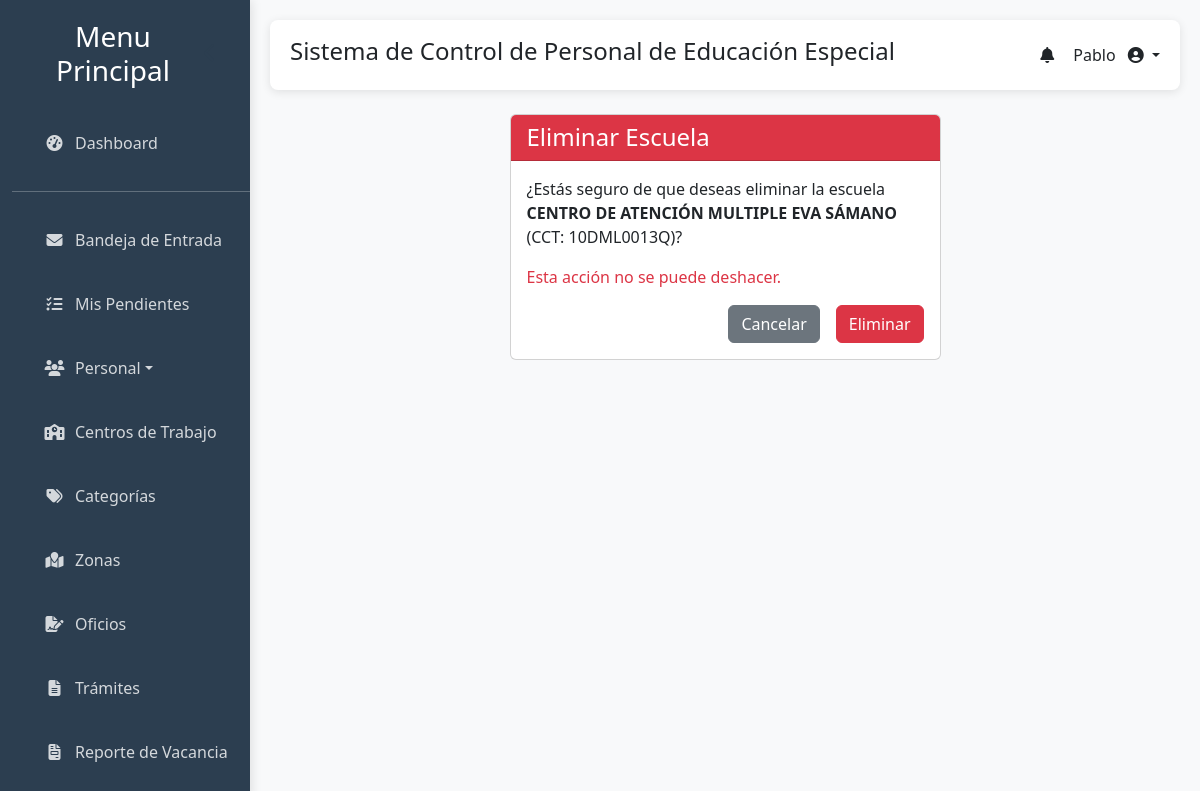
/escuelas/eliminar/2/ (signed in), run on the app's committed database.
### gestion_escolar/models.py (models this page shows, shortened)
class Escuela(models.Model):
    TURNOS = [
        ('MATUTINO', 'Matutino'),
        ('VESPERTINO', 'Vespertino'),
        ('DISCONTINUO', 'Discontinuo'),
    ]
    ZONAS_ECONOMICAS = [
        ('II', 'II'),
        ('III', 'III'),
    ]
    SOSTENIMIENTOS = [
        ('FEDERAL', 'Federal'),
        ('ESTATAL', 'Estatal'),
    ]
    UNIDADES_DEPARTAMENTALES = [
        ('000', '000'),
        ('001', '001'),
        ('002', '002'),
        ('003', '003'),
        ('004', '004'),
        ('005', '005'),
        ('006', '006'),
        ('007', '007'),
        ('008', '008'),
        ('009', '009'),
        ('010', '010'),
        ('011', '011'),
        ('012', '012'),
        ('013', '013'),
    ]
    id_escuela = models.CharField(
        max_length=20,
        unique=True,
        verbose_name="Clave de Centro de Trabajo (CCT)",
        help_text="Formato: 2 dígitos + 3 letras + 4 dígitos + 1 letra (ej: 10DML0013Q)",
        validators=[validate_cct_format]
    )
    nombre_ct = models.CharField(max_length=200, verbose_name="Nombre del Centro de Trabajo")
    zona_esc = models.ForeignKey(Zona, on_delete=models.CASCADE, verbose_name="Zona Escolar")
    turno = models.CharField(max_length=20, choices=TURNOS, verbose_name="Turno")
    domicilio = models.TextField(verbose_name="Domicilio")
    telefono_ct = models.CharField(
        max_length=20,
        verbose_name="Teléfono",
        blank=True,
        help_text="Formato: (000) 000-0000"
    )
    zona_economica = models.CharField(
        max_length=3,
        choices=ZONAS_ECONOMICAS,
        verbose_name="Zona Económica"
    )
    region = models.CharField(max_length=100, verbose_name="Región")
    u_d = models.CharField(
        max_length=3,
        choices=UNIDADES_DEPARTAMENTALES,
        verbose_name="U.D.",
        help_text="Unidad Departamental (001 al 011)"
    )
    sostenimiento = models.CharField(
        max_length=10,
        choices=SOSTENIMIENTOS,
        verbose_name="Sostenimiento"
    )
    fecha_registro = models.DateTimeField(auto_now_add=True, verbose_name="Fecha de Registro")
    fecha_actualizacion = models.DateTimeField(auto_now=True, verbose_name="Última Actualización")
    class Meta:
        verbose_name = "Centro de Trabajo"
        verbose_name_plural = "Centros de Trabajo"
        ordering = ['nombre_ct']
        indexes = [
            models.Index(fields=['id_escuela']),
            models.Index(fields=['zona_esc']),
            models.Index(fields=['sostenimiento']),
        ]

### gestion_escolar/views.py (the view)
# urls.py: path('escuelas/eliminar/<int:pk>/', views.eliminar_escuela, name='eliminar_escuela'),
def eliminar_escuela(request, pk):
    escuela = get_object_or_404(Escuela, pk=pk)
    if request.method == 'POST':
        escuela.delete()
        messages.success(request, 'Escuela eliminada correctamente.')
        return redirect('lista_escuelas')
    return render(request, 'gestion_escolar/eliminar_escuela.html', {'escuela': escuela})

### gestion_escolar/templatetags/auth_extras.py (called while the page is built)
@register.filter(name='has_group')
def has_group(user, group_name):
    try:
        group = Group.objects.get(name=group_name)
    except Group.DoesNotExist:
        return False
    return group in user.groups.all()

### gestion_escolar/templates/gestion_escolar/eliminar_escuela.html (shortened to what this page needs)
{% extends 'gestion_escolar/base.html' %}
{% load static %}
{% block content %}
<div class="container mt-4">
    <div class="row">
        <div class="col-md-6 mx-auto">
            <div class="card">
                <div class="card-header bg-danger text-white">
                    <h4 class="mb-0">Eliminar Escuela</h4>
                </div>
                <div class="card-body">
                    <p>¿Estás seguro de que deseas eliminar la escuela <strong>{{ escuela.nombre_ct }}</strong> (CCT: {{ escuela.id_escuela }})?</p>
                    <p class="text-danger">Esta acción no se puede deshacer.</p>
                    <form method="post">
                        <div class="d-grid gap-2 d-md-flex justify-content-md-end">
                            <a href="{% url 'lista_escuelas' %}" class="btn btn-secondary me-md-2">Cancelar</a>
                            <button type="submit" class="btn btn-danger">Eliminar</button>
                        </div>
                    </form>
                </div>
            </div>
        </div>
    </div>
</div>
{% endblock %}

### gestion_escolar/templates/gestion_escolar/base.html (shortened to what this page needs)
<!DOCTYPE html>
<html lang="es">
<head>
    {% load static %}
    {% load auth_extras %}
    <link href="https://cdn.jsdelivr.net/npm/bootstrap@5.3.0/dist/css/bootstrap.min.css" rel="stylesheet">
    <link rel="stylesheet" href="https://cdn.datatables.net/1.13.6/css/jquery.dataTables.min.css">
    <link href="https://cdn.jsdelivr.net/npm/select2@4.1.0-rc.0/dist/css/select2.min.css" rel="stylesheet" />
    <link rel="stylesheet" href="https://cdnjs.cloudflare.com/ajax/libs/font-awesome/6.4.0/css/all.min.css">
</head>
<body>
    <div class="container-fluid">
        <div class="row">
            <div class="col-md-2 sidebar">
                <div class="d-flex justify-content-between align-items-center px-3 mb-4">
                    <h3 class="text-center mb-0">Menu Principal</h3>
                    <button id="sidebarCollapse" class="d-none d-md-block">
                        <i class="fas fa-chevron-left"></i>
                    </button>
                </div>
                <ul class="nav flex-column">
                    <li class="nav-item">
                        <a class="nav-link" href="{% url 'index' %}">
                            <i class="fas fa-tachometer-alt me-2"></i>
                            <span class="sidebar-text">Dashboard</span>
                        </a>
                    </li>
                    <hr class="sidebar-divider my-3">
                    <li class="nav-item">
                        <a class="nav-link" href="{% url 'correspondencia_inbox' %}">
                            <i class="fas fa-envelope me-2"></i>
                            <span class="sidebar-text">Bandeja de Entrada</span>
                        </a>
                    </li>
                    <li class="nav-item">
                        <a class="nav-link" href="{% url 'pendientes_activos' %}">
                            <i class="fas fa-tasks me-2"></i>
                            <span class="sidebar-text">Mis Pendientes</span>
                        </a>
                    </li>
                    <li class="nav-item dropdown">
                        <a class="nav-link dropdown-toggle" href="#" role="button" data-bs-toggle="dropdown" aria-expanded="false">
                            <i class="fas fa-users me-2"></i>
                            <span class="sidebar-text">Personal</span>
                        </a>
                    </li>
                    {% if not user|has_group:"Directores" %}
                    <li class="nav-item">
                        <a class="nav-link" href="{% url 'lista_escuelas' %}">
                            <i class="fas fa-school me-2"></i>
                            <span class="sidebar-text">Centros de Trabajo</span>
                        </a>
                    </li>
                    <li class="nav-item">
                        <a class="nav-link" href="{% url 'lista_categorias' %}">
                            <i class="fas fa-tags me-2"></i>
                            <span class="sidebar-text">Categorías</span>
                        </a>
                    </li>
                    <li class="nav-item">
                        <a class="nav-link" href="{% url 'lista_zonas' %}">
                            <i class="fas fa-map-marked me-2"></i>
                            <span class="sidebar-text">Zonas</span>
                        </a>
                    </li>
                    <li class="nav-item">
                        <a class="nav-link" href="{% url 'generar_oficios' %}">
                            <i class="fas fa-file-signature me-2"></i>
                            <span class="sidebar-text">Oficios</span>
                        </a>
                    </li>
                    <li class="nav-item">
                        <a class="nav-link" href="{% url 'generar_tramites_generales' %}">
                            <i class="fas fa-file-alt me-2"></i>
                            <span class="sidebar-text">Trámites</span>
                        </a>
                    </li>
                    <li class="nav-item">
                        <a class="nav-link" href="{% url 'gestionar_lote_vacancia' %}">
                            <i class="fas fa-file-invoice me-2"></i>
                            <span class="sidebar-text">Reporte de Vacancia</span>
                        </a>
                    </li>
                    <li class="nav-item">
                    </li>
                    {% endif %}
                </ul>
            </div>
            <div class="col-md-10 main-content">
                <div class="header">
                    <h4>Sistema de Control de Personal de Educación Especial</h4>
                    {% if user.is_authenticated %}
                    <ul class="navbar-nav d-flex flex-row align-items-center">
                        <li class="nav-item dropdown me-3">
                            <a class="nav-link" href="#" id="alertsDropdown" role="button" data-bs-toggle="dropdown" aria-expanded="false">
                                <i class="fas fa-bell fa-fw"></i>
                            </a>
                        </li>
                        <li class="nav-item dropdown">
                            <a class="nav-link dropdown-toggle" href="#" id="userDropdown" role="button" data-bs-toggle="dropdown" aria-expanded="false">
                                <span class="me-2 d-none d-lg-inline">{{ user.username }}</span>
                                <i class="fas fa-user-circle"></i>
                            </a>
                        </li>
                    </ul>
                    {% endif %}
                </div>
                {% block content %}{% endblock %}
            </div>
        </div>
    </div>
</body>
</html>

### gestion_escolar/templates/gestion_escolar/base.html (style rules this page uses)
:root { --primary-color: #34495e; --secondary-color: #2c3e50; --accent-color: #95a5a6; --light-color: #ecf0f1; --success-color: #27ae60; --sidebar-width: 250px; --sidebar-collapsed-width: 70px; --transition-speed: 0.3s; }
body { background-color: #f8f9fa; font-family: 'Segoe UI', Tahoma, Geneva, Verdana, sans-serif; overflow-x: hidden; transition: margin-left var(--transition-speed); }
.sidebar { background-color: var(--secondary-color); color: white; height: 100vh; position: fixed; padding-top: 20px; width: var(--sidebar-width); z-index: 1000; transition: all var(--transition-speed) ease; left: 0; overflow-y: auto; box-shadow: 2px 0 10px rgba(0, 0, 0, 0.1); }
.sidebar .nav-link { color: rgba(255, 255, 255, 0.8); padding: 15px 20px; margin: 5px 10px; border-radius: 5px; transition: all var(--transition-speed); display: flex; align-items: center; white-space: nowrap; }
.sidebar .nav-link i { transition: transform var(--transition-speed); min-width: 25px; text-align: center; }
.main-content { margin-left: var(--sidebar-width); padding: 20px; transition: margin-left var(--transition-speed) ease, width var(--transition-speed) ease; width: calc(100% - var(--sidebar-width)); min-height: 100vh; }
.header { background-color: white; box-shadow: 0 2px 10px rgba(0, 0, 0, 0.1); padding: 15px 20px; margin-bottom: 20px; border-radius: 8px; display: flex; justify-content: space-between; align-items: center; position: sticky; top: 10px; z-index: 900; }
#sidebarCollapse { background: none; border: none; color: var(--secondary-color); font-size: 1.2rem; cursor: pointer; transition: transform var(--transition-speed); }

### data on the page
Escuela: nombre_ct "CENTRO DE ATENCIÓN MULTIPLE EVA SÁMANO", id_escuela "10DML0013Q"

### other printed values
{{ user.username }} "Pablo"
